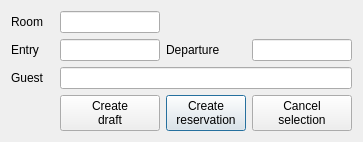
<?xml version="1.0" encoding="UTF-8"?>
<ui version="4.0">
 <class>WRoomChartTempRectDlg</class>
 <widget class="QDialog" name="WRoomChartTempRectDlg">
  <property name="geometry">
   <rect>
    <x>0</x>
    <y>0</y>
    <width>363</width>
    <height>130</height>
   </rect>
  </property>
  <property name="windowTitle">
   <string>Selected range</string>
  </property>
  <layout class="QGridLayout" name="gridLayout">
   <item row="3" column="2">
    <widget class="QPushButton" name="btnSaveDraft_2">
     <property name="text">
      <string>Create
reservation</string>
     </property>
     <property name="icon">
      <iconset resource="res.qrc">
       <normaloff>:/images/bedroom.png</normaloff>:/images/bedroom.png</iconset>
     </property>
    </widget>
   </item>
   <item row="3" column="1">
    <widget class="QPushButton" name="btnSaveDraft">
     <property name="text">
      <string>Create
draft</string>
     </property>
     <property name="icon">
      <iconset resource="res.qrc">
       <normaloff>:/images/settings.png</normaloff>:/images/settings.png</iconset>
     </property>
    </widget>
   </item>
   <item row="1" column="2">
    <widget class="QLabel" name="label_2">
     <property name="text">
      <string>Departure</string>
     </property>
    </widget>
   </item>
   <item row="2" column="0">
    <widget class="QLabel" name="label_3">
     <property name="text">
      <string>Guest</string>
     </property>
    </widget>
   </item>
   <item row="1" column="0">
    <widget class="QLabel" name="label">
     <property name="text">
      <string>Entry</string>
     </property>
    </widget>
   </item>
   <item row="1" column="1">
    <widget class="EDateEdit" name="deEntry">
     <property name="maximumSize">
      <size>
       <width>100</width>
       <height>16777215</height>
      </size>
     </property>
    </widget>
   </item>
   <item row="2" column="1" colspan="3">
    <widget class="EQLineEdit" name="lineEdit_3"/>
   </item>
   <item row="1" column="3">
    <widget class="EDateEdit" name="deDeparture">
     <property name="maximumSize">
      <size>
       <width>100</width>
       <height>16777215</height>
      </size>
     </property>
    </widget>
   </item>
   <item row="0" column="0">
    <widget class="QLabel" name="label_4">
     <property name="text">
      <string>Room</string>
     </property>
    </widget>
   </item>
   <item row="0" column="1">
    <widget class="EQLineEdit" name="lineEdit_4">
     <property name="maximumSize">
      <size>
       <width>100</width>
       <height>16777215</height>
      </size>
     </property>
    </widget>
   </item>
   <item row="3" column="3">
    <widget class="QPushButton" name="btnCancel">
     <property name="text">
      <string>Cancel
selection</string>
     </property>
     <property name="icon">
      <iconset resource="res.qrc">
       <normaloff>:/images/cancel.png</normaloff>:/images/cancel.png</iconset>
     </property>
    </widget>
   </item>
  </layout>
 </widget>
 <customwidgets>
  <customwidget>
   <class>EDateEdit</class>
   <extends>QLineEdit</extends>
   <header location="global">edateedit.h</header>
  </customwidget>
  <customwidget>
   <class>EQLineEdit</class>
   <extends>QLineEdit</extends>
   <header location="global">eqlineedit.h</header>
   <slots>
    <signal>customButtonClicked(bool)</signal>
   </slots>
  </customwidget>
 </customwidgets>
 <resources>
  <include location="res.qrc"/>
 </resources>
 <connections/>
</ui>
